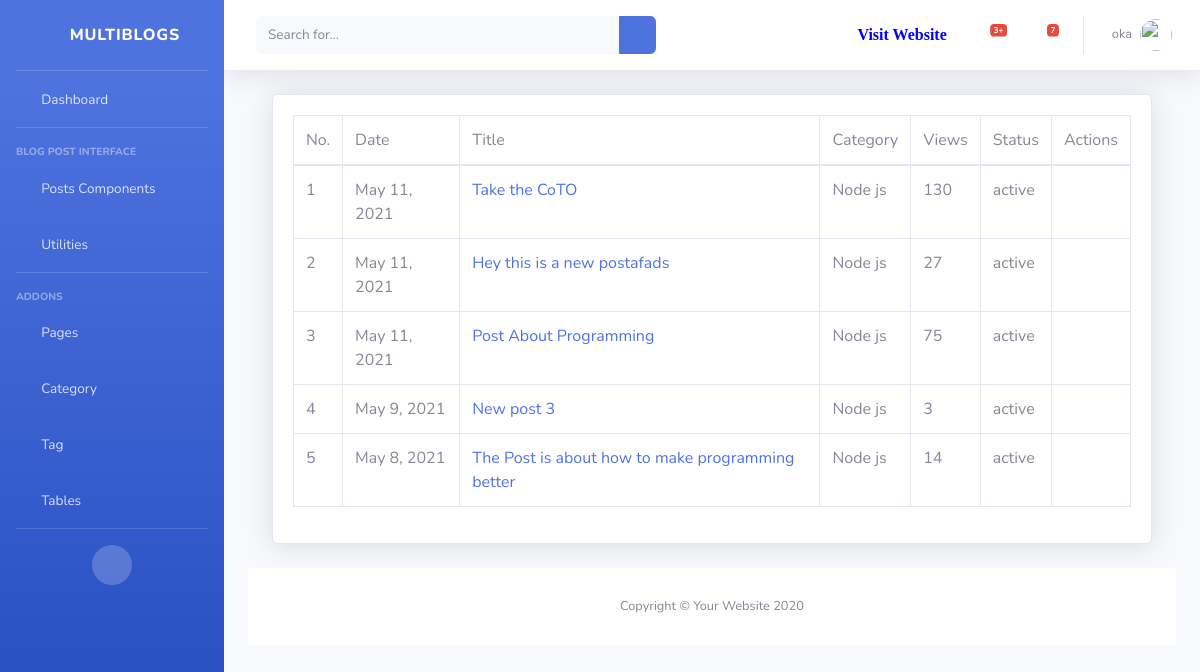
The app's page /dashboard/post/ (signed in), older data.
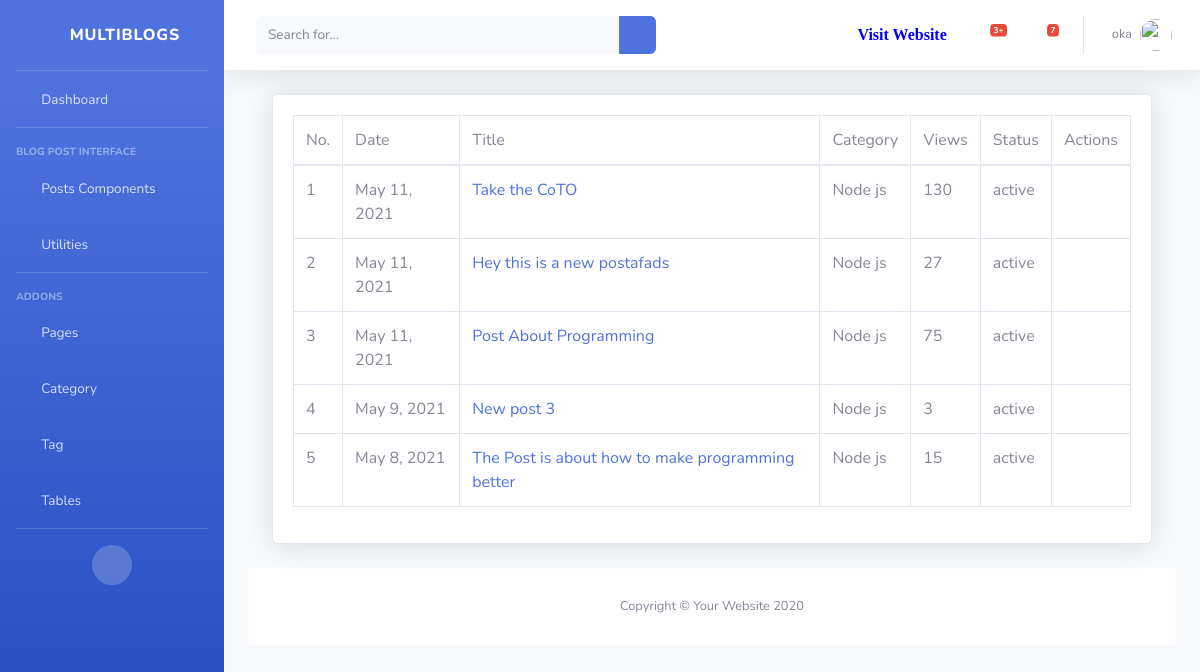
The same page, newer data.
### blog/models.py (models this page shows, shortened)
class Blog(models.Model):
    status = (
        ('active','active'),
        ('pending','pending')
    )
    title  = models.CharField(max_length=200, null=True)
    detail = models.TextField(max_length=2000, null=True)
    image = models.ImageField(upload_to='images/media', null=True, blank=True)
    catagories = models.ForeignKey(Catagory,on_delete=models.DO_NOTHING, null=True)
    tags = models.ManyToManyField(Tag, blank=True)
    status = models.CharField(max_length=20, choices=status, default='pending')
    author = models.ForeignKey(Author, on_delete=models.CASCADE)
    featured  = models.BooleanField(default=False)
    visit_count = models.IntegerField(default=0)
    visible = models.BooleanField(default=True)
    created_at = models.DateTimeField(auto_now_add=True)
    class Meta:
        verbose_name_plural = 'Blog'

class Catagory(models.Model):
    name = models.CharField(max_length=200, null=True)
    slug = models.SlugField(null=True)
    image = models.CharField(max_length=300, null=True, blank=True )
    description = models.CharField(max_length=500, null=True,blank=True, verbose_name='Description')
    class Meta:
        verbose_name_plural = 'Catagory'
    def __str__(self):
        return str(self.name)

### dashboard/views.py (the view)
# urls.py: path('post/', views.AllPost.as_view(), name='all_post'),
class AllPost(View):
    @method_decorator(login_required(login_url='login'))
    def dispatch(self,request,*args,**kwargs):
        return super().dispatch(request,*args,**kwargs)
    def get(self,request):
        user = request.user.author
        post = user.blog_set.all().order_by('-id')
        context = {
            'post':post
        }
        return render(request,'dashboard/post/all_post.html',context)

### blog/context_processors.py (called while the page is built)
def globalVariable(request):
    category = Catagory.objects.all()\
        .annotate(post_count=Count('blog'))\
        .filter(blog__isnull=False)\
        .order_by('-post_count')[:4]
    category_count = category.count()
    context = {
        'category':category,
        'cat_count':category_count
        }
    return context

### templates/dashboard/post/all_post.html (shortened to what this page needs)
{% extends 'dashboard/base/base.html' %}
{% block body %}
{% load humanize %}
<div class="container-fluid">
                    <div class="card shadow mb-4">
                        <div class="card-body">
                            <div class="table-responsive">
                                <table class="table table-bordered" id="dataTable" width="100%" cellspacing="0">
                                    <thead>
                                        <tr>
                                            <td>No. </td>
                                            <td> Date </td>
                                            <td> Title </td>
                                            <td> Category </td>
                                            <td> Views </td>
                                            <td> Status </td>
                                            <td> Actions </td>
                                        </tr>
                                    </thead>
                                    <tbody>
                                        {% for p in post %}
                                        <tr>
                                            <td>{{ forloop.counter }}</td>
                                            <td> {{ p.created_at|naturalday }}</td>
                                            <td><a href="{% url 'post' p.id %}">{{ p.title }}</a>  </td>
                                            <td> {{ p.catagories }} </td>
                                            <td> {{ p.visit_count }} </td>
                                            <td> {{ p.status }} </td>
                                            <td><a href="{% url 'edit_post' p.id %}"><i class="far fa-edit"></i></a>
                                                {% if p.visible == False %}
                                                    <a href="{% url 'visible' p.id %}"><i class="fas fa-eye"></i></a>
                                                {% else %}
                                                    <a href="{% url 'hidden' p.id %}"><i class="fas fa-eye-slash"></i></a>
                                                {% endif %}
                                            </td>
                                        </tr>
                                        {% endfor %}
                                    </tbody>
                                </table>
                            </div>
                        </div>
                    </div>
{% endblock %}

Row changes from the older to the newer data that the page shows:
changed Blog "May 8, 2021": visit_count "14" → "15"
